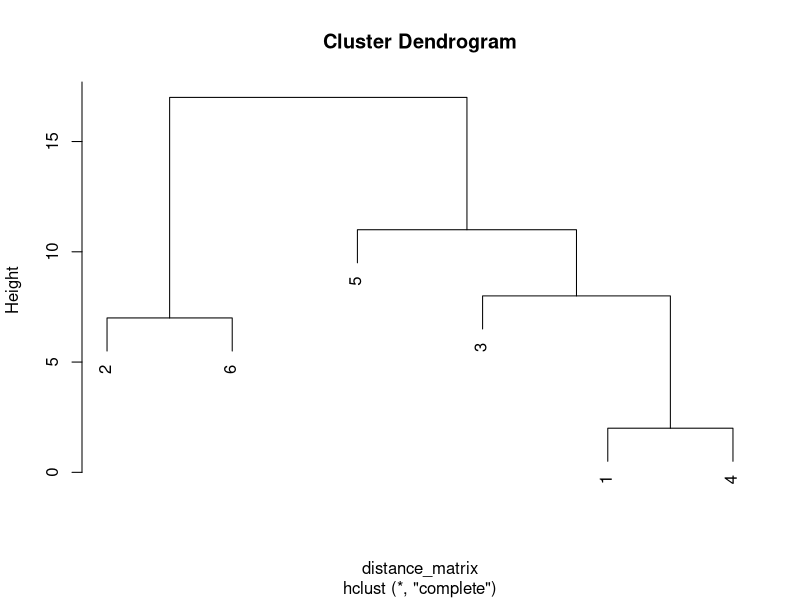

R code for this plot:
## ---- chunk 1
knitr::opts_chunk$set(echo = TRUE, warning = F, message = F)
## ---- chunk 2
library(tibble)
library(dplyr)

set.seed(12345)
n <- 6
df <- data_frame(id = 1:n,
                 email = sample(c("Alex@gmail.com", "alex.a@hotmail.com", "alex.a.abbott@gmail.com"), n, replace = T),
                 state = factor(sample(c("ME", "NH", "VT"), n, replace = T)),
                 merchant1_prior = rpois(n, lambda = 3),
                 merchant2_prior = rpois(n, lambda = 2),
                 browser = factor(sample(c("Chrome", "Firefox", "IE"), n, replace = T)),
                 sex = factor(sample(c("M", "F"), n, replace = T), levels = c("M", "F")))

df
## ---- chunk 3
# define a  function that calcuates the distace between two rows 
fn <- function(row1, row2){
     proxy::dist(row1["state"], row2["state"]) 
}

# calculate the distance between each pair or rows using the custom function
proxy::dist(df, method = fn)
## ---- chunk 4
fn <- function(row1, row2){
     stringdist::stringdist(row1[["email"]], row2[["email"]], method = "lv") 
}

proxy::dist(df, method = fn)
## ---- chunk 5
fn <- function(row1, row2){
     proxy::dist(row1[["merchant1_prior"]], row2[["merchant1_prior"]], method = "L2") 
}

proxy::dist(df, method = fn)
## ---- chunk 6
fn <- function(row1, row2){
     10*proxy::dist(row1["sex"], row2["sex"])
}

proxy::dist(df, method = fn)

## ---- chunk 7
fn <- function(row1, row2){
     stringdist::stringdist(row1[["email"]], row2[["email"]], method = "lv") +
     proxy::dist(row1["state"], row2["state"])  +
     proxy::dist(row1[["merchant1_prior"]], row2[["merchant1_prior"]], method = "L2") +
     proxy::dist(row1[["merchant2_prior"]], row2[["merchant2_prior"]], method = "L2") +
     proxy::dist(row1["browser"], row2["browser"])  +
     10*proxy::dist(row1["sex"], row2["sex"])
}

(distance_matrix <- proxy::dist(df, method = fn))
## ---- chunk 8

cluster <- hclust(distance_matrix) 
plot(cluster)
## ---- chunk 9
new_id <- cutree(cluster, h = 5) 

df %>% 
     mutate(new_id = new_id)
     
